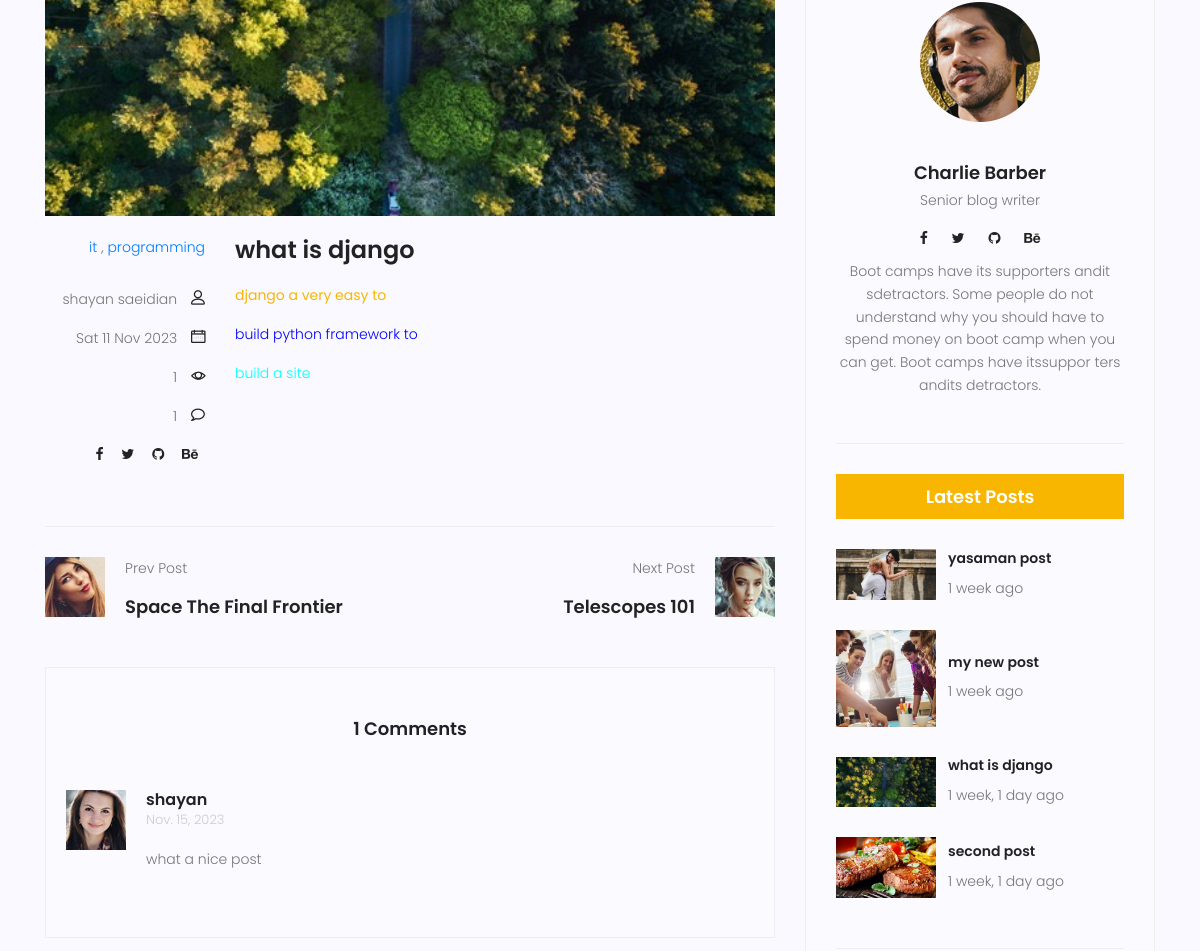
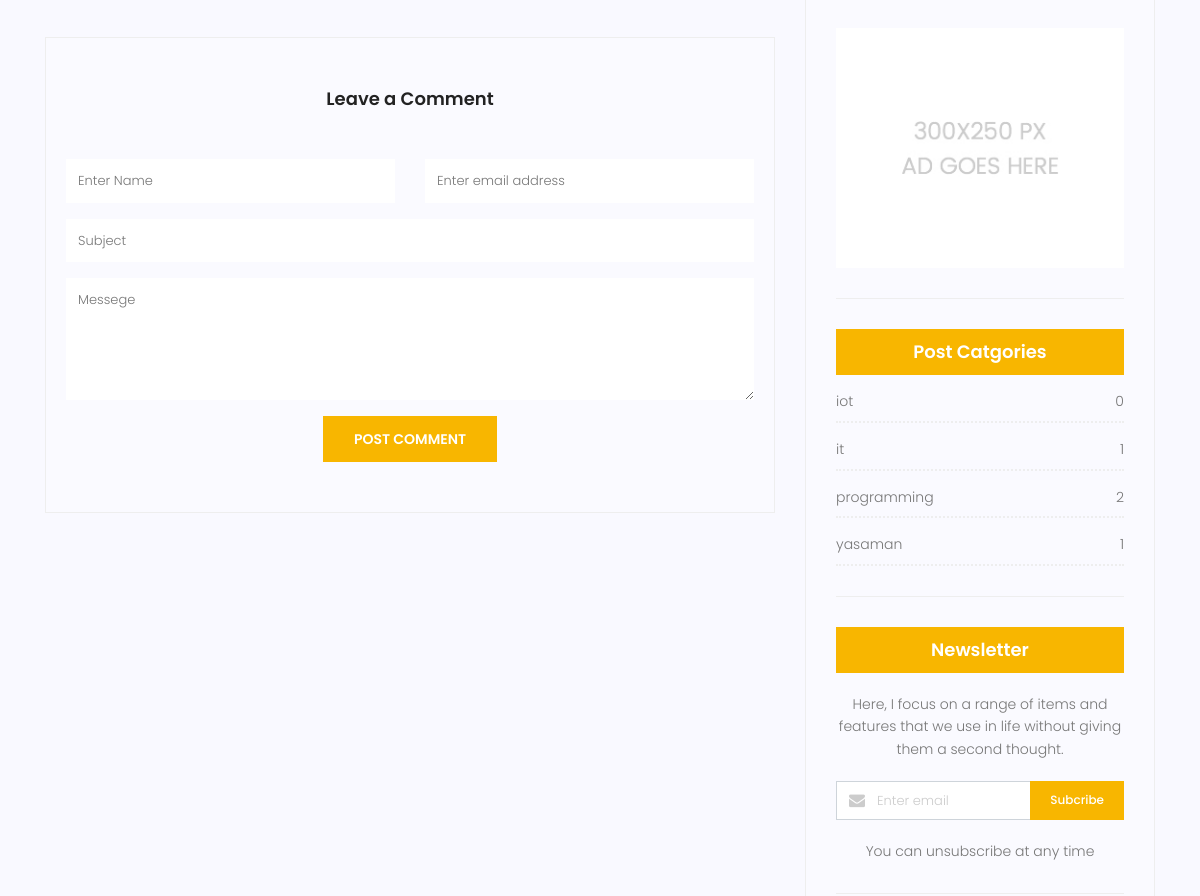
Page /blog/6 (middle part) on the earlier database version (2 pictures, top to bottom).
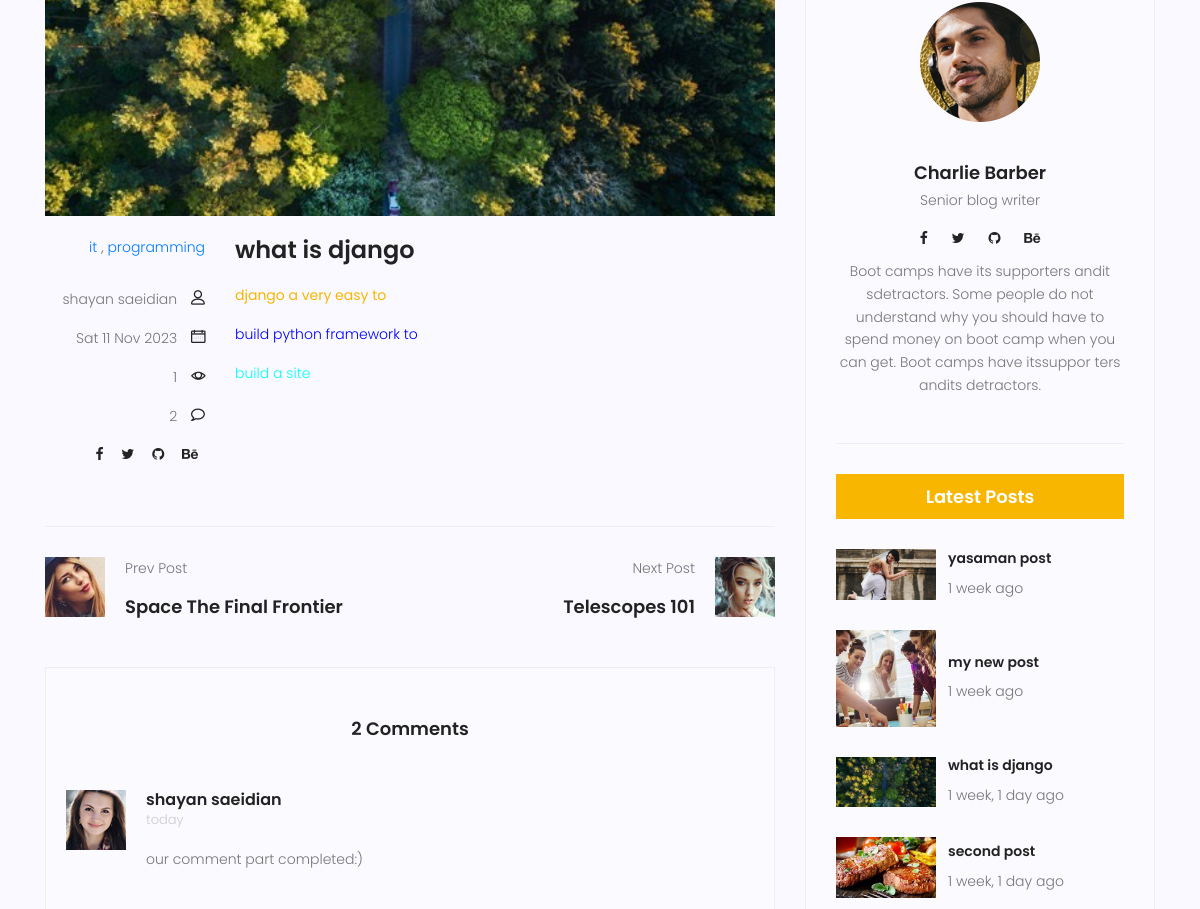
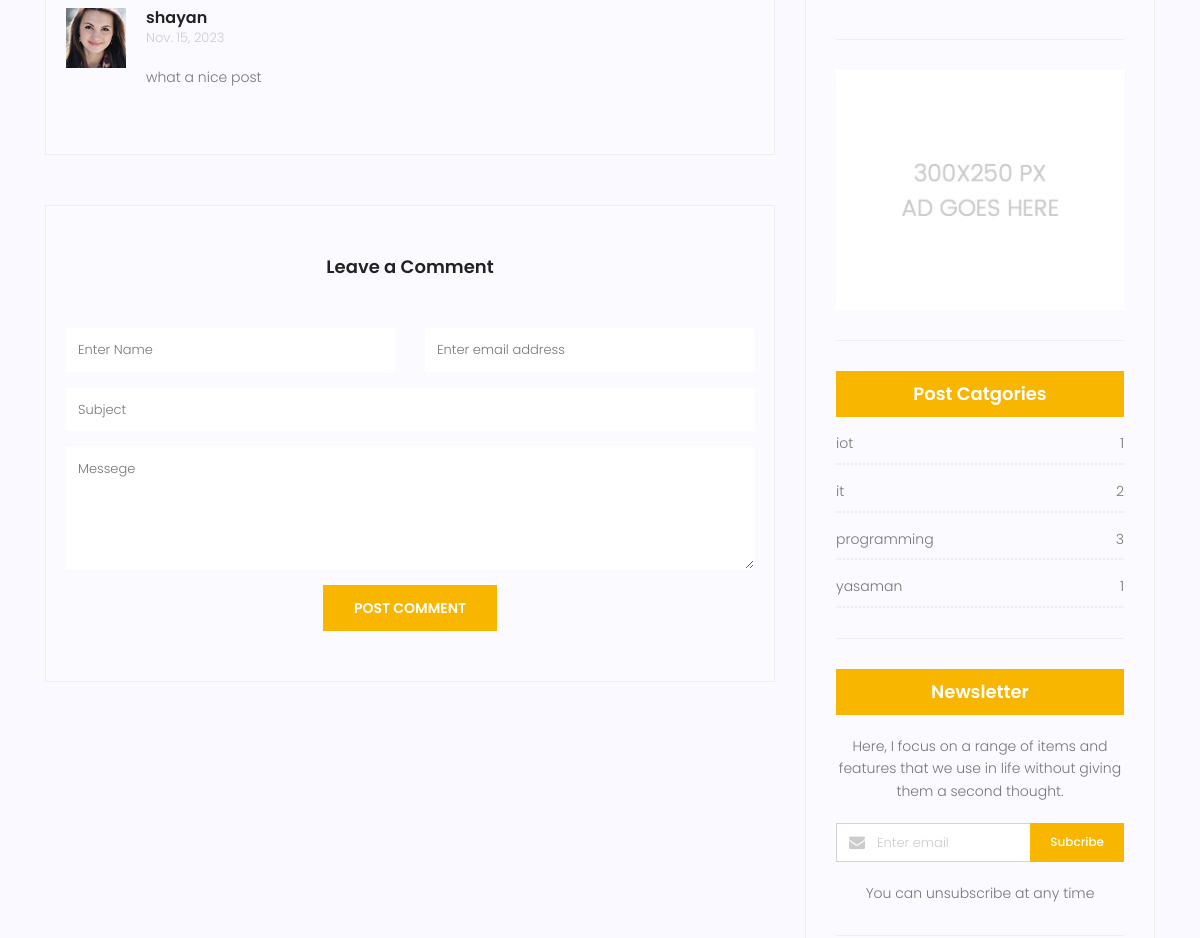
Same page on the later database version (2 pictures, top to bottom).
### blog/models.py (models this page shows, shortened)
class Category(models.Model):
    name=models.CharField(max_length=255)
    def __str__(self):
        return self.name

class Comment(models.Model):
    post=models.ForeignKey(Post,on_delete=models.CASCADE)
    name=models.CharField(max_length=255)
    email=models.EmailField()
    subject=models.CharField(max_length=255)
    message=models.TextField()
    created_date=models.DateTimeField(auto_now_add=True)
    updated_date=models.DateTimeField(auto_now=True)
    approved=models.BooleanField(default=False)
    class Meta:
        ordering = ['-created_date']

class Post(models.Model):
    image=models.ImageField(upload_to='blog/',default='blog/default.jpg')
    title = models.CharField(max_length=255)
    content=models.TextField()
    tags = TaggableManager()
    category=models.ManyToManyField(Category)
    author = models.ForeignKey(User,on_delete=models.SET_NULL,null=True)
    counted_view=models.IntegerField(default=0)
    status=models.BooleanField(default=False)
    published_date=models.DateTimeField(null=True)
    created_date=models.DateTimeField(auto_now_add=True)
    updated_date=models.DateTimeField(auto_now=True)
    class Meta:
        ordering = ['-created_date']
        verbose_name = "Blog Post"
        verbose_name_plural = "Blog Posts"

### blog/views.py (the view, shortened to what this page needs)
# urls.py: path('<int:pid>',blog_single,name="single" ),
def blog_single (request,pid):
     posts=Post.objects.filter(status=1)
     post=get_object_or_404(posts,pk=pid)
     comments=Comment.objects.filter(post=post.id,approved=True)
     form=Comment_Form()
     context={'post' : post,'comments':comments,'form':form}
     return render(request,"blog/blog-single.html",context)

### blog/forms.py
class Comment_Form(forms.ModelForm):
    class Meta:
        model=Comment
        fields=['post','name','email','subject','message']

### blog/templatetags/blog_tags.py (called while the page is built)
@register.inclusion_tag('blog/blog-popular-posts.html')
def latestposts(arg=3):
    posts=Post.objects.filter(status=1).order_by('-published_date')[:arg]
    return {'posts':posts}

@register.inclusion_tag('blog/blog-post-categories.html')
def postcategories():
    posts=Post.objects.filter(status=1)
    categories=Category.objects.all()
    cat_dict={}
    for name in categories:
        cat_dict[name]=posts.filter(category=name).count()
    return{'categories':cat_dict}

### templates/blog/blog-single.html (shortened to what the changed rows need)
{% extends 'base.html' %}
{% load static %}
{% load blog_tags %}
{% load humanize%}
{% block content %}
			<section class="post-content-area single-post-area">
				<div class="container">
					<div class="row">
						<div class="col-lg-8 posts-list">
							<div class="single-post row">
								<div class="col-lg-12">
									<div class="feature-img">
										<img class="img-fluid" src="{{post.image.url}}" alt="">
									</div>
								</div>
								<div class="col-lg-3  col-md-3 meta-details">
									<ul class="tags">
										{% for cat in post.category.all %}
											<a href='#'>{{cat.name}}</a> {% if not forloop.last %},{% endif %}
										{% endfor %}
									</ul>
									<div class="user-details row">
										<p class="user-name col-lg-12 col-md-12 col-6"><a href="#">{{post.author.get_full_name}}</a> <span class="lnr lnr-user"></span></p>
										<p class="date col-lg-12 col-md-12 col-6"><a href="#">{{post.published_date|date:"D d M Y"}}</a> <span class="lnr lnr-calendar-full"></span></p>
										<p class="view col-lg-12 col-md-12 col-6"><a href="#">{{post.counted_view}}</a> <span class="lnr lnr-eye"></span></p>
										<p class="comments col-lg-12 col-md-12 col-6"><a href="#">{{comments|length}}</a> <span class="lnr lnr-bubble"></span></p>
										<ul class="social-links col-lg-12 col-md-12 col-6">
										</ul>
									</div>
								</div>
								<div class="col-lg-9 col-md-9">
									<h3 class="mt-20 mb-20">{{post.title|safe}}</h3>
									<p class="excert">
									{{post.content|safe}}
									</p>
								</div>
							</div>
							<div class="comments-area">
								<h4>{{comments|length}} Comments</h4>
								{% for comment in comments %}
								<div class="comment-list">
                                    <div class="single-comment justify-content-between d-flex">
                                        <div class="user justify-content-between d-flex">
                                            <div class="thumb">
                                                <img src="{% static 'img/blog/c1.jpg' %}" alt="">
                                            </div>
                                            <div class="desc">
                                                <h5><a href="#">{{comment.name}}</a></h5>
                                                <p class="date">{{comment.created_date|naturalday}}</p>
                                                <p class="comment">
                                                    {{comment.message}}
                                                </p>
                                            </div>
                                        </div>
                                    </div>
                                </div>
									{% empty %}
									<p>No Comments here </p>
								{% endfor %}
							</div>
						</div>
						<div class="col-lg-4 sidebar-widgets">
							<div class="widget-wrap">
								{% latestposts 4 %}
								{% postcategories %}
							</div>
						</div>
					</div>
				</div>
			</section>
			{% endblock %}

### templates/blog/blog-popular-posts.html
{% load humanize %}
{% load static %}
<div class="single-sidebar-widget popular-post-widget">
    <h4 class="popular-title">Latest Posts</h4>
    {% for post in posts %}
    <div class="popular-post-list">
        <div class="single-post-list d-flex flex-row align-items-center">
            <div class="thumb">
                <img class="img-fluid" src="{{post.image.url}}" alt="">
            </div>
            <div class="details">
                <a href="{% url 'blog:single' pid=post.id%}"><h6>{{post.title|truncatechars:25}}</h6></a>
                <p>{{post.published_date|naturaltime}}</p>
            </div>
        </div>
    </div>
    {% endfor %}
</div>

### templates/blog/blog-post-categories.html
<div class="single-sidebar-widget post-category-widget">
    <h4 class="category-title">Post Catgories</h4>
    <ul class="cat-list">
        {% for name,count in categories.items%}
        <li>
            <a href="{% url 'blog:category' cat_name=name %}" class="d-flex justify-content-between">
                <p>{{name}}</p>
                <p>{{count}}</p>
            </a>
        </li>
		{% endfor%}
    </ul>
</div>

Differences in the rows shown:
computed for Category "it": id "1" → "2"
computed for Category "programming": id "2" → "3"
added Comment: name "shayan saeidian", created_date "today", message "our comment part completed:)"
computed for Category "iot": id "0" → "1"
Other differences:
{{ comments|length }}: "1" → "2"
